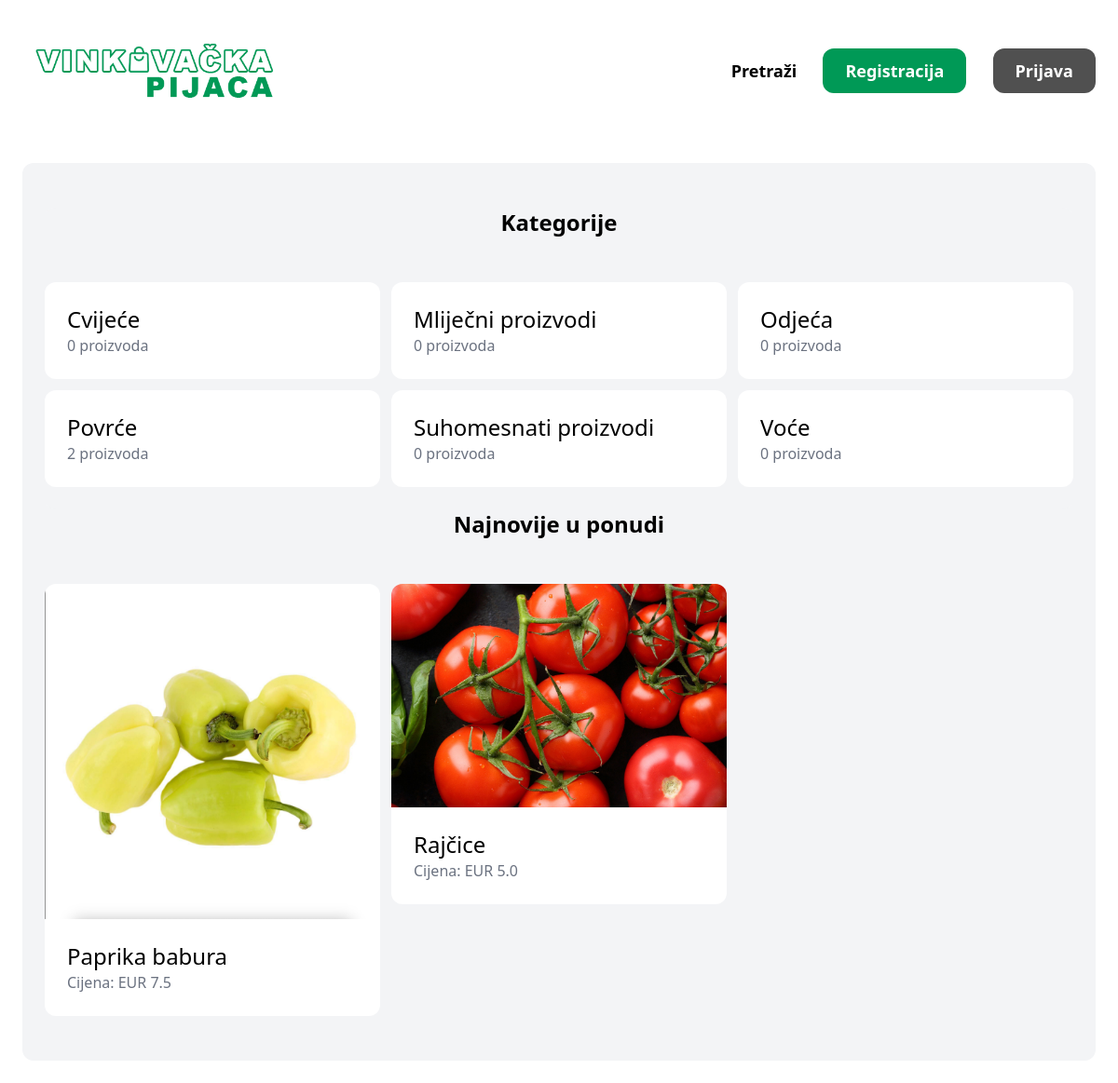
Before: / with the older database file.
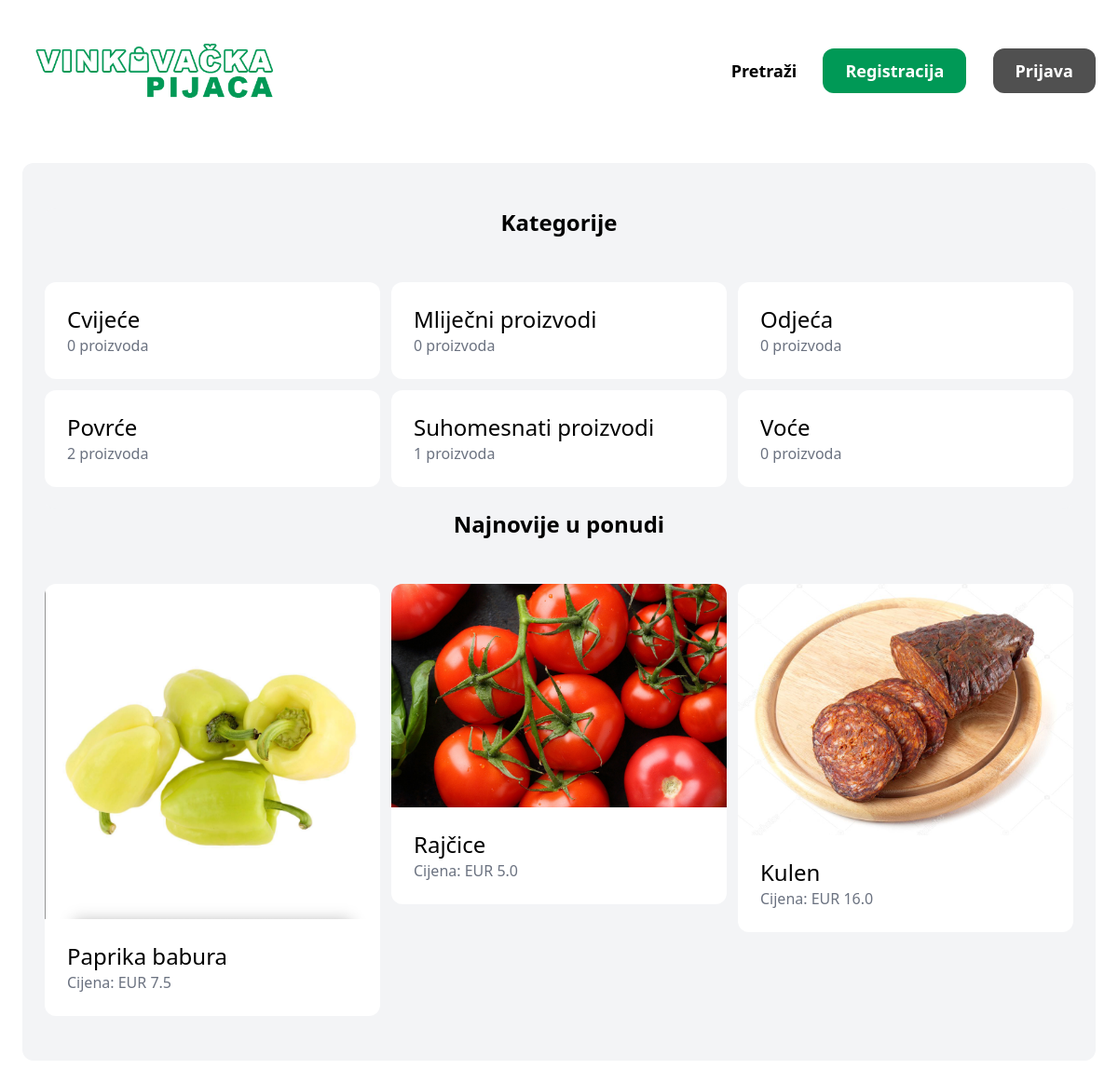
After: the same page with the newer database file.
### item/models.py (models this page shows, shortened)
class Category(models.Model):
    title = models.CharField(max_length=255)
    class Meta:
        ordering = ('title',)
        verbose_name_plural = 'Categories'

class Item(models.Model):
    category = models.ForeignKey(Category, related_name='items', on_delete=models.CASCADE)
    title = models.CharField(max_length=255)
    description = models.TextField(blank=True, null=True)
    price = models.FloatField()
    image = models.ImageField(upload_to='item_images', blank=True, null=True)
    created_at = models.DateTimeField(auto_now_add=True)
    created_by = models.ForeignKey(User, related_name='items', on_delete=models.CASCADE)

### home/views.py (the view)
# urls.py: path('', views.index, name='index')
def index(request):
    items = Item.objects.all()[0:6]
    categories = Category.objects.all()
    context = {
        'categories': categories,
        'items': items,
    }
    return render(request, 'home/index.html', context)

### home/templates/home/index.html (shortened to what this page needs)
{% extends 'home/base.html' %}
{% block content %}
    <div class="mt-6 px-6 py-12 bg-gray-100 rounded-xl">
        <div class="pb-6 bg-gray-100 rounded-xl">
            <h2 class="mb-12 text-2xl text-center"><b>Kategorije</b></h2>
            <div class="grid grid-cols-3 gap-3">
                {% for category in categories %}
                    <div>
                        <a href="{% url 'item:items' %}?category={{ category.id }}">
                            <div class="p-6 bg-white rounded-xl">
                                <h2 class="text-2xl">{{ category.title }}</h2>
                                <p class="text-gray-500">{{ category.items.count }} proizvoda</p>
                            </div>
                        </a>
                    </div>
                {% endfor %}
            </div>
        </div>
        <h2 class="mb-12 text-2xl text-center"><b>Najnovije u ponudi</b></h2>
        <div class="grid grid-cols-3 gap-3">
            {% for item in items %}
                <div class="hover:scale-105 ease-in-out duration-300">
                    <a href="{% url 'item:detail' item.id %}">
                        <div>
                            <img src="{{ item.image.url }}" class="rounded-t-xl">
                        </div>
                        <div class="p-6 bg-white rounded-b-xl">
                            <h2 class="text-2xl">{{ item.title }}</h2>
                            <p class="text-gray-500">Cijena: EUR {{ item.price }}</p>
                        </div>
                    </a>
                </div>
            {% endfor %}
        </div>
    </div>
{% endblock %}

### home/templates/home/base.html (shortened to what this page needs)
{% load static %}
<!doctype html>
<html>
    <head>
        <script src="https://cdn.tailwindcss.com"></script>
    </head>
    <body>
        <nav class="py-6 px-6 flex justify-between items-center">
            <a href="/"><img src="/media/design/vkPijaca.png" class="px-0 py-0" width="60%" height="60%"></a>
            <div class="space-x-6">
                {% if request.user.is_authenticated and request.user.is_superuser %}
                    <a href="{% url 'item:items' %}" class="text-lg font-semibold hover:text-green-700">Proizvodi</a>
                    <a href="{% url 'item:categories' %}" class="text-lg font-semibold hover:text-green-700">Kategorije</a>
                    {% if request.user.is_authenticated %}
                        <a href="{% url 'dashboard:index' %}" class="text-lg font-semibold hover:text-green-700">Upravljačka ploča</a>
                        <a href="{% url 'home:logout' %}" class="px-6 py-3 text-lg font-semibold bg-red-500 text-white rounded-xl hover:bg-red-700">Odjava</a>
                    {% else %}
                        <a href="{% url 'home:signup' %}" id="inb" class="px-6 py-3 text-lg font-semibold text-white rounded-xl">Registracija</a>
                        <a href="{% url 'home:login' %}" id="dash" class="px-6 py-3 text-lg font-semibold text-white rounded-xl">Prijava</a>
                    {% endif %}
                {% else %}
                    <a href="{% url 'item:items' %}" class="text-lg font-semibold hover:text-green-700">Pretraži</a>
                    {% if request.user.is_authenticated %}
                        <a href="{% url 'item:new' %}" class="text-lg font-semibold hover:text-green-700">Novi proizvod</a>
                        <a href="{% url 'wishlist:index' %}" class="text-lg font-semibold hover:text-green-700">Košarica</a>
                        <a href="{% url 'conversation:inbox' %}" class="text-lg font-semibold hover:text-green-700">Sandučić</a>
                        <a href="{% url 'dashboard:index' %}" class="text-lg font-semibold hover:text-green-700">Vaši proizvodi</a>
                        <a href="{% url 'home:logout' %}" class="px-6 py-3 text-lg font-semibold bg-red-500 text-white rounded-xl hover:bg-red-700">Odjava</a>
                    {% else %}
                        <a href="{% url 'home:signup' %}" id="inb" class="px-6 py-3 text-lg font-semibold text-white rounded-xl">Registracija</a>
                        <a href="{% url 'home:login' %}" id="dash" class="px-6 py-3 text-lg font-semibold text-white rounded-xl">Prijava</a>
                    {% endif %}
                {% endif %}
            </div>
        </nav>
        <div class="px-6 pb-6">
            {% block content %}
            {% endblock %}
        </div>
    </body>
</html>

### home/templates/home/base.html (style rules this page uses)
#inb { background-color: #009956; }
#dash { background-color: #505050; }

Changed rows visible on the page:
computed for Category "Suhomesnati proizvodi": items.count "0" → "1"
added Item: image (picture), title "Kulen", price "16.0"
